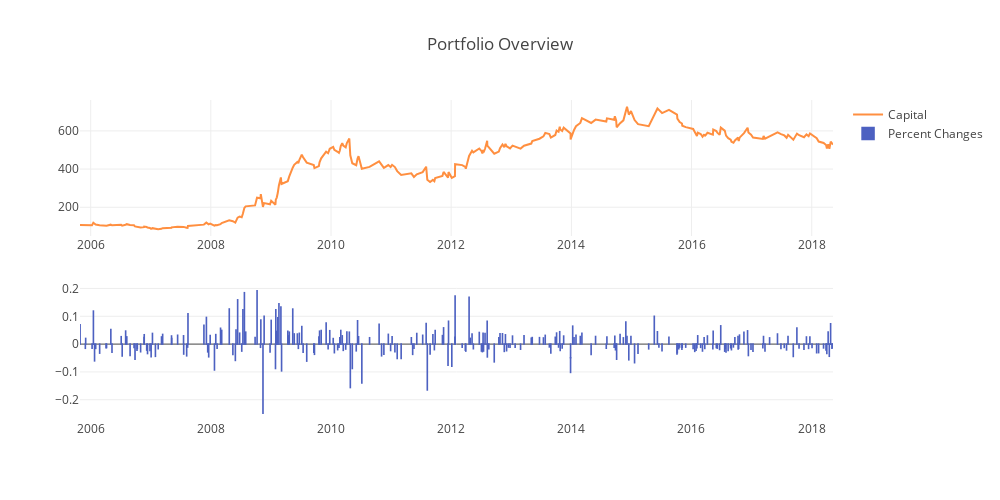
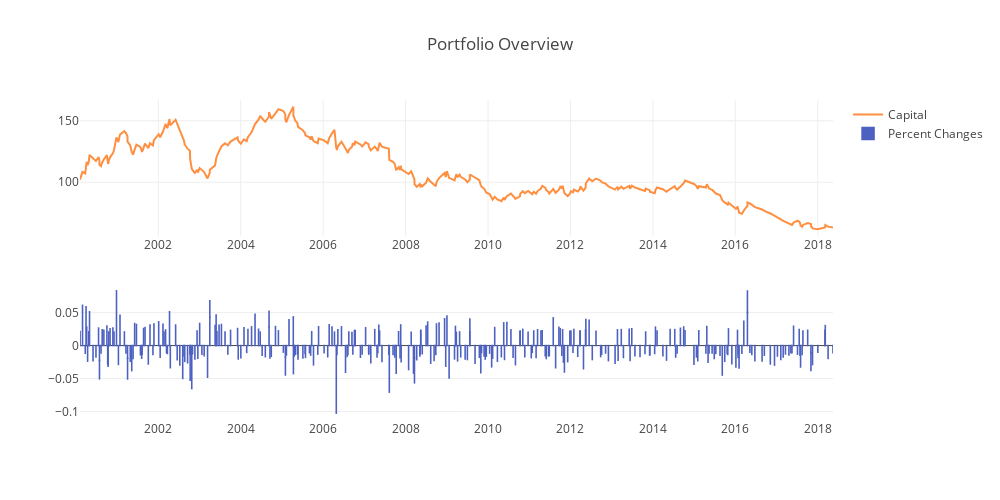
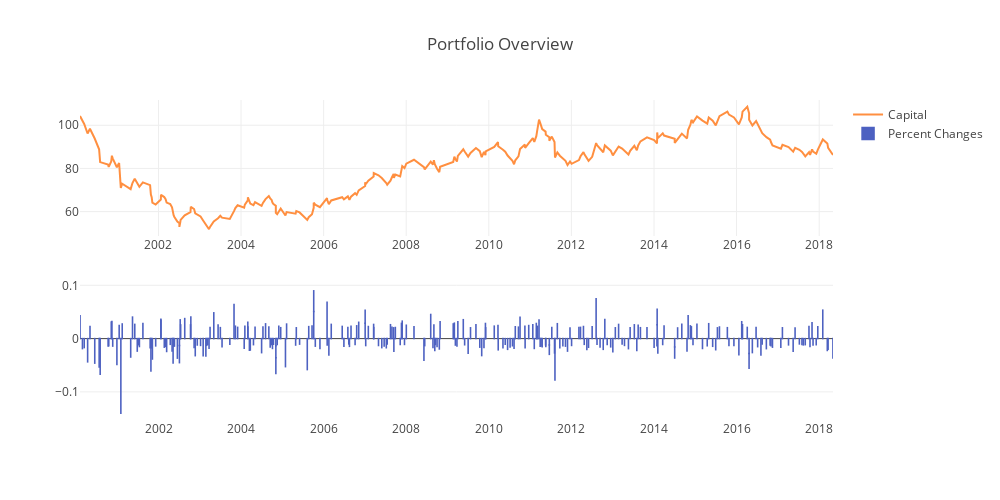
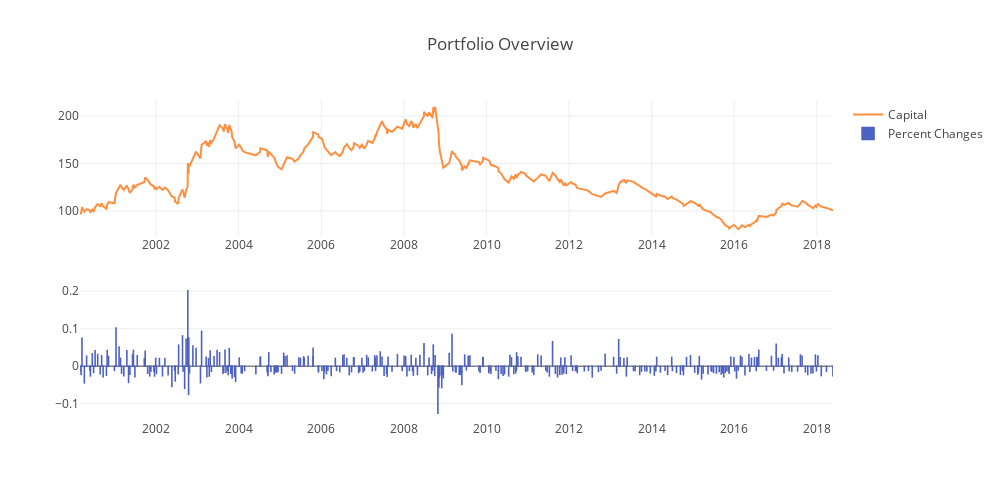

The notebook cell saved with these charts, in order:
### Code cell
for i in universe:
    stock_stats = stock_figures(i)
    stock_metrics[i]= stock_stats

### Figure 1 — Plotly figure (JSON) as saved in the notebook; plotly's stock layout.template omitted (floating-point values rounded to 4 significant figures; data arrays with more than 128 entries replaced by an {"elided": "..."} marker saying what was removed)
{"data": [{"line": {"color": "#ff8f40"}, "name": "Capital", "type": "scatter", "x": {"elided": "280 str values"}, "xaxis": "x1", "y": {"elided": "280 float values"}, "yaxis": "y1"}, {"marker": {"color": "#4d61c1", "line": {"color": "#4d61c1", "width": 1.5}}, "name": "Percent Changes", "type": "bar", "x": {"elided": "280 str values"}, "xaxis": "x2", "y": {"elided": "280 float values"}, "yaxis": "y2"}], "layout": {"height": 500, "title": "Portfolio Overview", "width": 1000, "xaxis1": {"anchor": "y1", "domain": [0, 1]}, "xaxis2": {"anchor": "y2", "domain": [0, 1]}, "yaxis1": {"anchor": "x1", "domain": [0.575, 1]}, "yaxis2": {"anchor": "x2", "domain": [0, 0.425]}}}

### Figure 2 — Plotly figure (JSON) as saved in the notebook; plotly's stock layout.template omitted (floating-point values rounded to 4 significant figures; data arrays with more than 128 entries replaced by an {"elided": "..."} marker saying what was removed)
{"data": [{"line": {"color": "#ff8f40"}, "name": "Capital", "type": "scatter", "x": {"elided": "333 str values"}, "xaxis": "x1", "y": {"elided": "333 float values"}, "yaxis": "y1"}, {"marker": {"color": "#4d61c1", "line": {"color": "#4d61c1", "width": 1.5}}, "name": "Percent Changes", "type": "bar", "x": {"elided": "333 str values"}, "xaxis": "x2", "y": {"elided": "333 float values"}, "yaxis": "y2"}], "layout": {"height": 500, "title": "Portfolio Overview", "width": 1000, "xaxis1": {"anchor": "y1", "domain": [0, 1]}, "xaxis2": {"anchor": "y2", "domain": [0, 1]}, "yaxis1": {"anchor": "x1", "domain": [0.575, 1]}, "yaxis2": {"anchor": "x2", "domain": [0, 0.425]}}}

### Figure 3 — Plotly figure (JSON) as saved in the notebook; plotly's stock layout.template omitted (floating-point values rounded to 4 significant figures; data arrays with more than 128 entries replaced by an {"elided": "..."} marker saying what was removed)
{"data": [{"line": {"color": "#ff8f40"}, "name": "Capital", "type": "scatter", "x": {"elided": "284 str values"}, "xaxis": "x1", "y": {"elided": "284 float values"}, "yaxis": "y1"}, {"marker": {"color": "#4d61c1", "line": {"color": "#4d61c1", "width": 1.5}}, "name": "Percent Changes", "type": "bar", "x": {"elided": "284 str values"}, "xaxis": "x2", "y": {"elided": "284 float values"}, "yaxis": "y2"}], "layout": {"height": 500, "title": "Portfolio Overview", "width": 1000, "xaxis1": {"anchor": "y1", "domain": [0, 1]}, "xaxis2": {"anchor": "y2", "domain": [0, 1]}, "yaxis1": {"anchor": "x1", "domain": [0.575, 1]}, "yaxis2": {"anchor": "x2", "domain": [0, 0.425]}}}

### Figure 4 — Plotly figure (JSON) as saved in the notebook; plotly's stock layout.template omitted (floating-point values rounded to 4 significant figures; data arrays with more than 128 entries replaced by an {"elided": "..."} marker saying what was removed)
{"data": [{"line": {"color": "#ff8f40"}, "name": "Capital", "type": "scatter", "x": {"elided": "334 str values"}, "xaxis": "x1", "y": {"elided": "334 float values"}, "yaxis": "y1"}, {"marker": {"color": "#4d61c1", "line": {"color": "#4d61c1", "width": 1.5}}, "name": "Percent Changes", "type": "bar", "x": {"elided": "334 str values"}, "xaxis": "x2", "y": {"elided": "334 float values"}, "yaxis": "y2"}], "layout": {"height": 500, "title": "Portfolio Overview", "width": 1000, "xaxis1": {"anchor": "y1", "domain": [0, 1]}, "xaxis2": {"anchor": "y2", "domain": [0, 1]}, "yaxis1": {"anchor": "x1", "domain": [0.575, 1]}, "yaxis2": {"anchor": "x2", "domain": [0, 0.425]}}}
